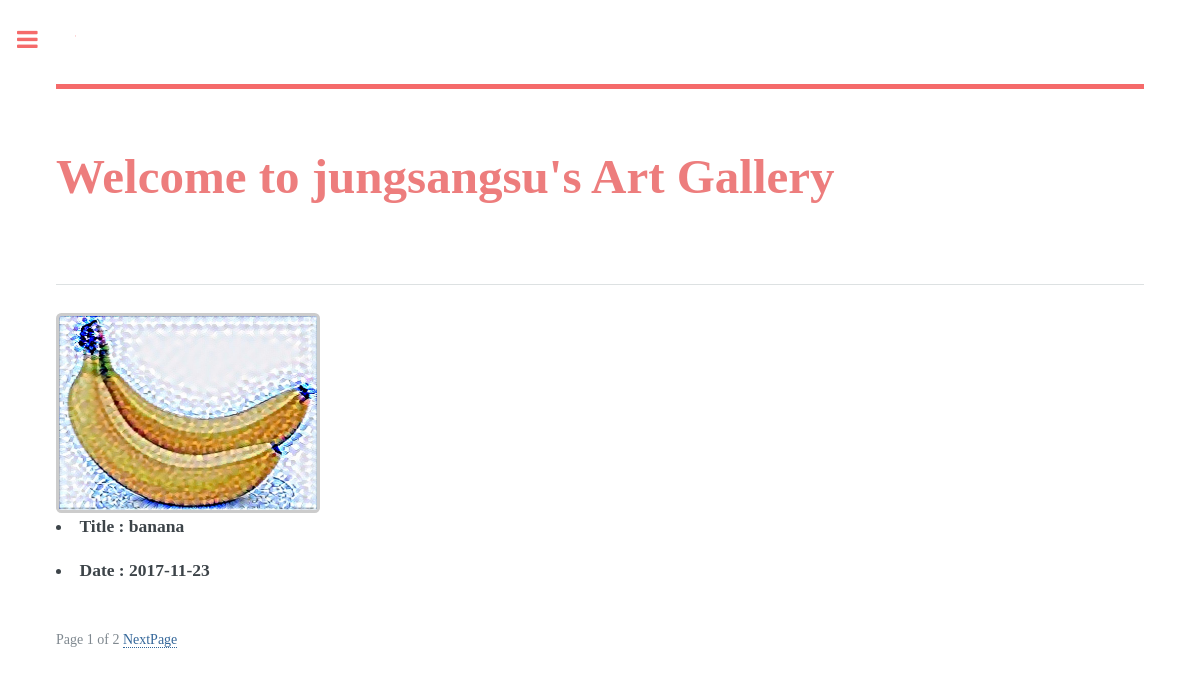
The app's page /photo/Mygallery/ (signed in) with its own data.
### photo/models.py (models this page shows, shortened)
@python_2_unicode_compatible
class Photo(models.Model):
    owner = models.ForeignKey(User,null=True)
    result_url = models.CharField(max_length=300,null=True )
    image_content = models.FileField(upload_to='photo/content_img', null=True)
    image_style = models.FileField(upload_to='photo/style_img', null=True)
    title = models.CharField('Photo Title', max_length=50)
    description = models.TextField('Photo Description', blank=True)
    upload_date = models.DateTimeField('Upload Date', auto_now_add=True)
    likes = models.ManyToManyField(User, related_name='likes')
    class Meta:
        ordering = ['-upload_date']
    def get_absolute_url(self):
        return reverse('photo:photo_detail',args=(self.id,))
    def ssibal(self):
        z = "/"+"/".join(self.result_url.split('/')[-4:])
        print(z)
        return z

### photo/views.py (the view)
class PhotoMyLV(LoginRequiredMixin,ListView):
    model = Photo
    template_name = 'photo/photo_Mylist.html'
    paginate_by = 8

### photo/templates/photo/photo_Mylist.html (shortened to what this page needs)
<!DOCTYPE html>
<html lang="en">
<head>
</head>
<body>
    {% extends "base.html" %}
    {% load staticfiles %}
    {% block extrastyle %}{% static "photo/photo.css" %}{% endblock %}
    {% block content %}
        <section>
        <h1 style="color:#ed7d7d">Welcome to {{user}}'s  Art Gallery</h1></br>
            <hr/>
            <div class="box alt">
            <div class="row 50% uniform">
                {% for photo in  object_list %}
                {% if photo.owner == user %}
                <div class="3u"><span class="image fit">
                   <a href="{{ photo.get_absolute_url }}">
                              <img class = "thumbnail" src="{{ photo.ssibal }}" onerror="this.onerror=null;this.src='https://cdn.dribbble.com/users/479985/screenshots/1719391/loader_seq.gif'"/>
                   </a>
                    <h3><li>Title : {{ photo.title }}</li></h3>
                    <h3><li>Date : {{ photo.upload_date|date:"Y-m-d"}}</li></h3>
                </span>
                </div>
                {% endif %}
                {% endfor %}
            </div>
            </div>
            <div>
            <span>
                Page {{ page_obj.number}} of {{page_obj.paginator.num_pages}}
                {% if page_obj.has_next %}
                    <a href="?page={{ page_obj.next_page_number }}">NextPage</a>
                {% endif%}
            </span>
            </div>
        </section>
    {% endblock %}

### static/css/base.css (style rules this page uses)
body { font-family: "Lucida Grande", Verdana, Arial, sans-serif; font-size: 14px; }
a:link, a.visited { color: #369; text-decoration: none; }

### photo/static/photo/photo.css (style rules this page uses)
img.thumbnail { border:3px solid #ccc; }

### templates/base.html (style rules this page uses)
body { font-family: 'Hanna'; }

### records on screen
Photo: ssibal (picture), title "banana", upload_date "2017-11-23"

### other values on screen
{{ user }} "jungsangsu"
{{ page_obj.number }} "1"
{{ page_obj.paginator.num_pages }} "2"
